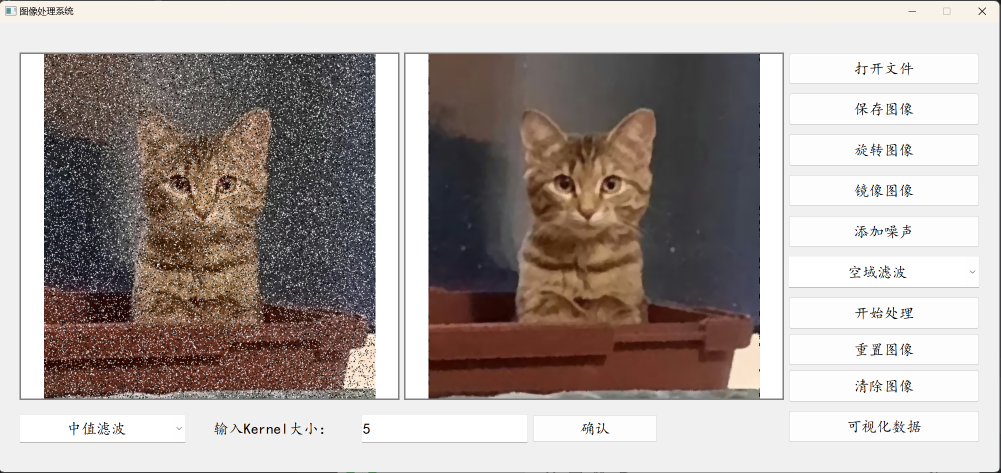
#> input picture pic.png, 2001 x 946 px (shown at 1/2 size)
$ python -i img_process_algorithms.py   (imports and definitions only)
#> lines starting #> are read from the running program, lines starting #| are printed output that depends on the picture
import cv2
import numpy as np
import pywt
from PyQt5.QtGui import QImage, QPixmap


# [7 lines left out: function cv2qt, not called in this run]


def qt2cv(qt_img):
    """ 把QImage格式的图像转换成cv2格式的图像 """
    qt_img = qt_img.toImage()
    width = qt_img.width()
    height = qt_img.height()
    channel = qt_img.depth() // 8
    bytes_per_line = qt_img.bytesPerLine()
    ptr = qt_img.bits()
    ptr.setsize(height * bytes_per_line)
    arr = np.array(ptr).reshape(height, width, channel)
    # return cv2.cvtColor(arr, cv2.COLOR_RGB2BGR)
    arr = cv2.cvtColor(arr, cv2.COLOR_RGB2BGR)

    return arr


# [300 lines left out: functions histogram_equalization, histogram_equalization_qimage, frequency_domain_filter, frequency_domain_filter_qimage, custom_median_filter, custom_mean_filter and 10 more, not called in this run]


# 图像分割：canny，watershed，grabcut
def image_segmentation_qimage(qt_img, method='canny'):
    cv_img = qt2cv(qt_img)

    # Convert to grayscale
    gray = cv2.cvtColor(cv_img, cv2.COLOR_BGR2GRAY)

    if method == 'canny':
        edges = cv2.Canny(gray, 100, 200)
    elif method == 'watershed':
        ret, thresh = cv2.threshold(gray, 0, 255, cv2.THRESH_BINARY_INV + cv2.THRESH_OTSU)  #
        kernel = np.ones((3, 3), np.uint8)  # 3x3的卷积核
        opening = cv2.morphologyEx(thresh, cv2.MORPH_OPEN, kernel, iterations=2)
        sure_bg = cv2.dilate(opening, kernel, iterations=3)
        dist_transform = cv2.distanceTransform(opening, cv2.DIST_L2, 5) # 距离变换
        ret, sure_fg = cv2.threshold(dist_transform, 0.7 * dist_transform.max(), 255, 0)    # 前景区域
        sure_fg = np.uint8(sure_fg)
        unknown = cv2.subtract(sure_bg, sure_fg)
        ret, markers = cv2.connectedComponents(sure_fg)
        markers = markers + 1
        markers[unknown == 255] = 0
        markers = cv2.watershed(cv_img, markers)
        cv_img[markers == -1] = [255, 0, 0]
        edges = cv_img
    elif method == 'grabcut':
        mask = np.zeros(cv_img.shape[:2], np.uint8)
        bgdModel = np.zeros((1, 65), np.float64)
        fgdModel = np.zeros((1, 65), np.float64)
        rect = (50, 50, 450, 290)
        cv2.grabCut(cv_img, mask, rect, bgdModel, fgdModel, 5, cv2.GC_INIT_WITH_RECT)
        mask2 = np.where((mask == 2) | (mask == 0), 0, 1).astype('uint8')
        cv_img = cv_img * mask2[:, :, np.newaxis]
        edges = cv_img
    else:
        raise ValueError("Unsupported segmentation method")

    edges = cv2.cvtColor(edges, cv2.COLOR_BGR2RGB)


    return cv2qt(edges)


# 镜像
# [15 lines left out: function mirror_qimage, not called in this run]

>>> import cv2
>>> picture = cv2.imread('pic.png', cv2.IMREAD_GRAYSCALE)
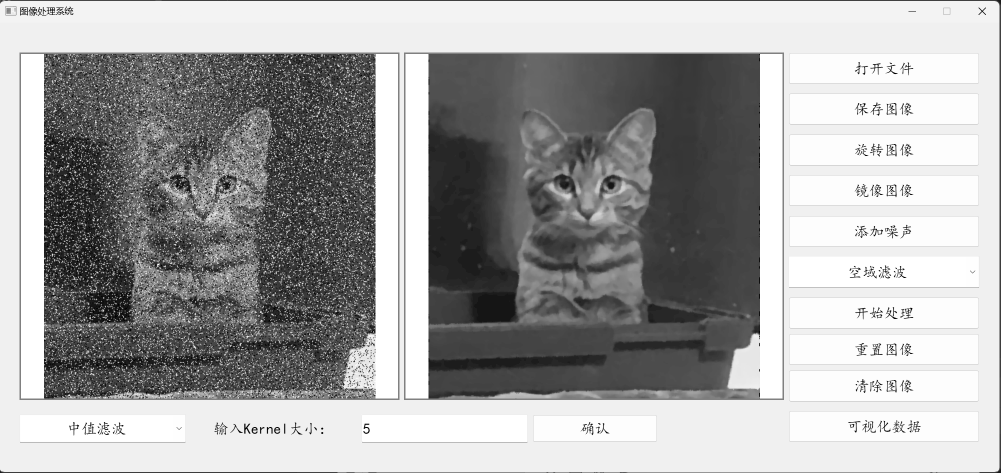
#> picture: shape (946, 2001) (shown at 1/2 size); min 0, max 255, mean 164.3
>>> result = image_segmentation_qimage(picture)
#> (the run stopped early here; a loop or call above may not have finished)
